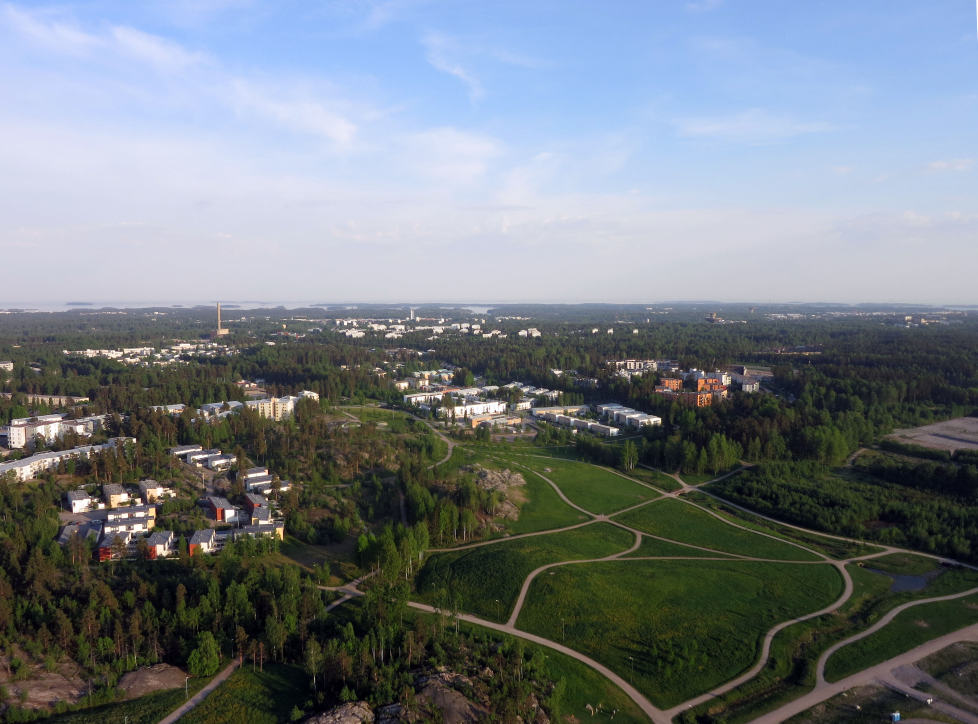
#> input picture exifparser/test0.jpg, 3910 x 2896 px (shown at 1/4 size)
$ python -i hdr.py   (imports and definitions only)   (Python 2 division)   (older library calls are emulated)
#> lines starting #> are read from the running program, lines starting #| are printed output that depends on the picture
#> further down, picture is the input picture: shape (2896, 3910, 3); mean B, G, R 129.4, 123.3, 116
### qualipy/utils/utils.py
"""
Common utilities used in the library.
"""
from functools import wraps

import numpy


# Numba integration
# If Numba is installed, certain functions are automatically
# sped-up by Numba's JIT compilation.
try:
    import numba
    jit = numba.jit

except ImportError:

    def jit(func):
        return func


# [110 lines left out: functions file_cache, partition_matrix, normalize, flatten, scaled_prediction, clipping_percentage, not called in this run]

### qualipy/filters/hdr.py
"""Filter for detecting HDR images.

We focus on detecting images that have a very noticeable or bad
HDR effect. Several features based on experimentation are looked
for in images. As the objective of high-dynamic-range imaging is
to reproduce a greater dynamic range of luminance, we look at the
luminance of the image by extracting the Y channel of the image
converted into the XYZ color space. We also consider the chrominance
of the image (as luma is typically paired with chrominance) by
looking at the U and V channels of the image converted into the YUV
color space.

Additionally, we calculate the contrast of the image, as HDR images
often exhibit a lower amount of contrast than normal images
(broadening the tonal range comes at the expense of decreased
contrast). The contrast is calculated with the root mean squared
contrast formula. The final feature is the amount of edges present
in comparison to the size of the image, calculated using a Laplacian
edge detector. HDR images usually have a higher amount of edges
present than their normal counterparts.

Finally, these features are fed into a support vector machine, which
has by default been trained with 200 non-HDR and 200 HDR images
collected from various sources and labeled by hand.
"""

import cv2
import numpy

from ..utils.utils import *
from ..utils.image_utils import read_color_image
from .. import get_data

from svm_filter import SVMFilter


def histogram_features(hist, maximum, step):
    """Extract features from a histogram, namely the mean,
    max and maximum difference at certain intervals.

    :param hist: a histogram representing a color channel
    :type hist: numpy.ndarray
    :param maximum: maximum value of the color channel
    :type maximum: int
    :param step: in how big steps should the histogram be sampled
    :type step: int
    """
    means, maxes, max_diffs = [], [], []

    for i in xrange(step, maximum, step):
        view = hist[i - step:i]
        means.append(numpy.mean(view))
        maxes.append(numpy.max(view))
        max_diffs.append(numpy.max(numpy.diff(view)))

    return numpy.array(means, dtype=numpy.float32), \
        numpy.array(maxes, dtype=numpy.float32), \
        numpy.array(max_diffs, dtype=numpy.float32)


def color_channel_feature(channel, maximum, step):
    """Calculate features from a color channel based on its histogram.

    :param channel: the color channel
    :type channel: numpy.ndarray
    :param maximum: maximum value of the color channel
    :type maximum: int
    :param step: in how big steps should the histogram be sampled
    :type step: int
    """
    hist = cv2.calcHist([channel.flatten()], [0], None, [maximum],
                        [0, maximum - 1]).T[0]

    features = tuple([normalize(feat) for feat in
                      histogram_features(hist, maximum, step)])
    return numpy.concatenate(features)


def RMS_contrast(luminance):
    """Calculates the RMS contrast of an image.
    See https://en.wikipedia.org/wiki/Contrast_%28vision%29#RMS_contrast

    :param luminance: matrix representing luminance of each image pixel
    :type luminance: numpy.ndarray
    :returns: numpy.ndarray
    """
    norm = numpy.array(luminance, dtype=numpy.float32).flatten() / 255.
    intensities = (numpy.sum(norm) / norm.size - norm) ** 2
    return numpy.sum(intensities) / norm.size


def contrast(luminance):
    """Calculates the contrast in parts of an image.

    :param luminance: matrix representing luminance of each image pixel
    :type luminance: numpy.ndarray
    :returns: numpy.ndarray
    """
    parts = partition_matrix(luminance, 16)
    return numpy.array([RMS_contrast(part) for part in parts],
                       dtype=numpy.float32)


def edge_ratio(obj):
    """Calculates the ratio of amount of edges in the image to the size
    of the image
    """
    return numpy.count_nonzero(obj) / float(obj.size)


def edges(gray):
    """Calculate ratio of edges present in parts of an image.

    :param gray: grayscale image matrix
    :type gray: numpy.ndarray
    :returns: numpy.ndarray
    """
    # Laplacian edge detector
    gray_lap = cv2.Laplacian(gray, cv2.CV_16S, ksize=3)
    edges = cv2.convertScaleAbs(gray_lap)
    parts = partition_matrix(edges, 16)

    return numpy.array([edge_ratio(part) for part in parts],
                       dtype=numpy.float32)


def get_input_vector(image):
    """Get input vector for use in SVM.

    :param image: the color image matrix
    :type img: numpy.ndarray
    :returns: numpy.ndarray -- the input vector
    """
    XYZ = cv2.cvtColor(image, cv2.COLOR_BGR2XYZ)
#> XYZ: shape (2896, 3910, 3); mean of channels 0, 1, 2 115.3, 122.2, 138
    YUV = cv2.cvtColor(image, cv2.COLOR_BGR2YUV)
#> YUV: shape (2896, 3910, 3); mean of channels 0, 1, 2 121.8, 131.7, 122.8
    gray = cv2.cvtColor(image, cv2.COLOR_BGR2GRAY)
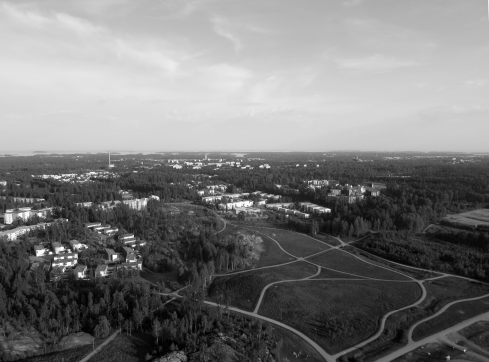
#> gray: shape (2896, 3910) (shown at 1/8 size); min 0, max 255, mean 121.8

    X, Y, Z = cv2.split(XYZ)
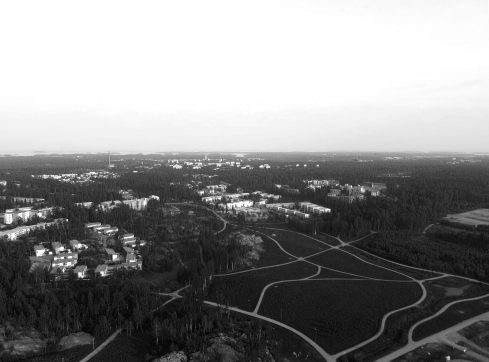
#> Z: shape (2896, 3910) (shown at 1/8 size); min 0, max 255, mean 138
    y, u, v = cv2.split(YUV)
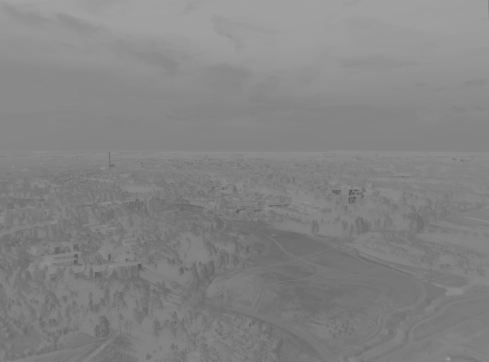
#> u: shape (2896, 3910) (shown at 1/8 size); min 81, max 163, mean 131.7
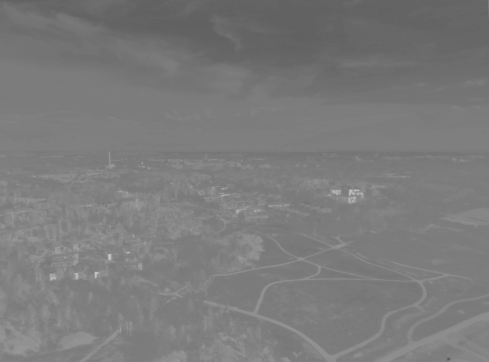
#> v: shape (2896, 3910) (shown at 1/8 size); min 84, max 208, mean 122.8

    histY = color_channel_feature(Y, 256, 16)
#> in color_channel_feature, `hist = cv2.calcHist([channel.flatten()], [0], None, [maximum], [0, max..`: hist = 256 values, max 250793 at index 214, min 0 at index 255, mean 44218.7
#> after the loop in histogram_features, `for i in xrange(step, maximum, step):`: max_diffs = [9021, 3875, 3541, -372, -1586, -184, 58, -153, 234, 241, 7903, 18731, 22967, 83060, 2821]; maxes = [37065, 70848, 101970, 100367, 76595, 42371, 24282, 19513, 9782, 4896, 14834, 89306, 119940, 250793, 79940]; means = [22086.9, 52540.2, 92903.9, 89800.6, 61002.3, 31747.8, 22649, 14507.2, 6196.7, 4364.6, 5290.4, 55675.5, 89502.2, 133455.8, 23564.1]
#> in normalize, `arr_min, arr_max = numpy.min(arr), numpy.max(arr)`: arr_min = 4364.6; arr_max = 133455.8
#> histY = 45 values, max 1 at index 13, min 0 at index 9, mean 0.243
    histy = color_channel_feature(y, 256, 16)
#> histy = 45 values, max 1 at index 13, min 0 at index 9, mean 0.24
    histu = color_channel_feature(u, 240, 15)
#> histu = 45 values, max 1 at index 8, min 0 at index 0, mean 0.179
    histv = color_channel_feature(v, 240, 15)
#> histv = 45 values, max 1 at index 8, min 0 at index 0, mean 0.103

    cont = contrast(Y)
#> after the loop in partition_matrix, `for y in xrange(0, y_stride * n, y_stride):`: partitions = 257 items
#> cont = 257 values, max 0.0926 at index 0, min 2.44e-05 at index 96, mean 0.00965
    edge = edges(gray)
#> in edges, `gray_lap = cv2.Laplacian(gray, cv2.CV_16S, ksize=3)`:
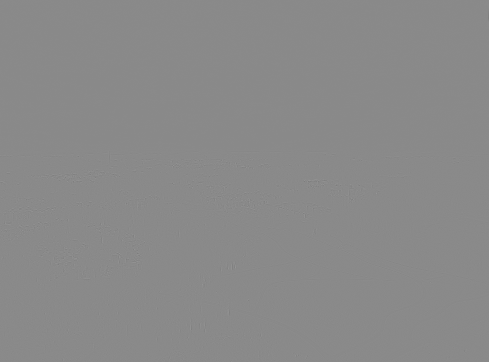
#> gray_lap: shape (2896, 3910) int16 (shown at 1/8 size); min -986, max 836, mean 0; drawn with min black and max white
#> in edges, `edges = cv2.convertScaleAbs(gray_lap)`:
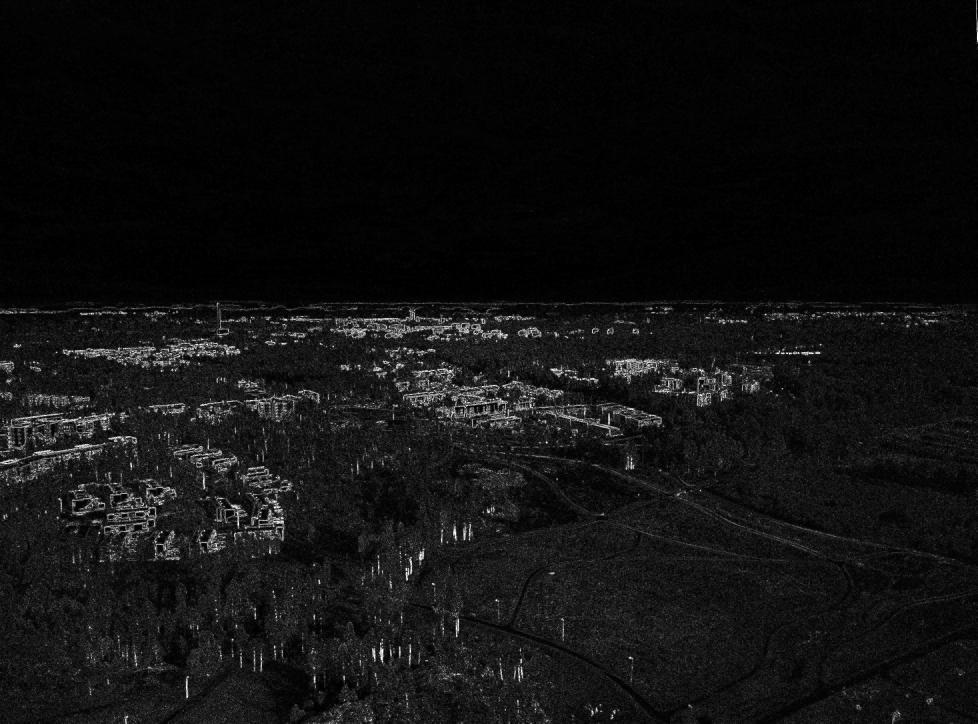
#> edges: shape (2896, 3910) (shown at 1/4 size); min 0, max 255, mean 17.2
#> in edges, `parts = partition_matrix(edges, 16)`: parts = 257 items
#> edge = 257 values, max 0.981 at index 120, min 0.342 at index 84, mean 0.775

    return numpy.concatenate((histY, histy, histu, histv,
                              cont, edge)).astype(numpy.float32)


# [62 lines that did not run here, left out]

>>> import cv2
>>> picture = cv2.imread('../../exifparser/test0.jpg')
>>> result = get_input_vector(picture)
#> result = 694 values, max 1 at index 13, min 0 at index 9, mean 0.34

$ run again, on exifparser/test1.jpg
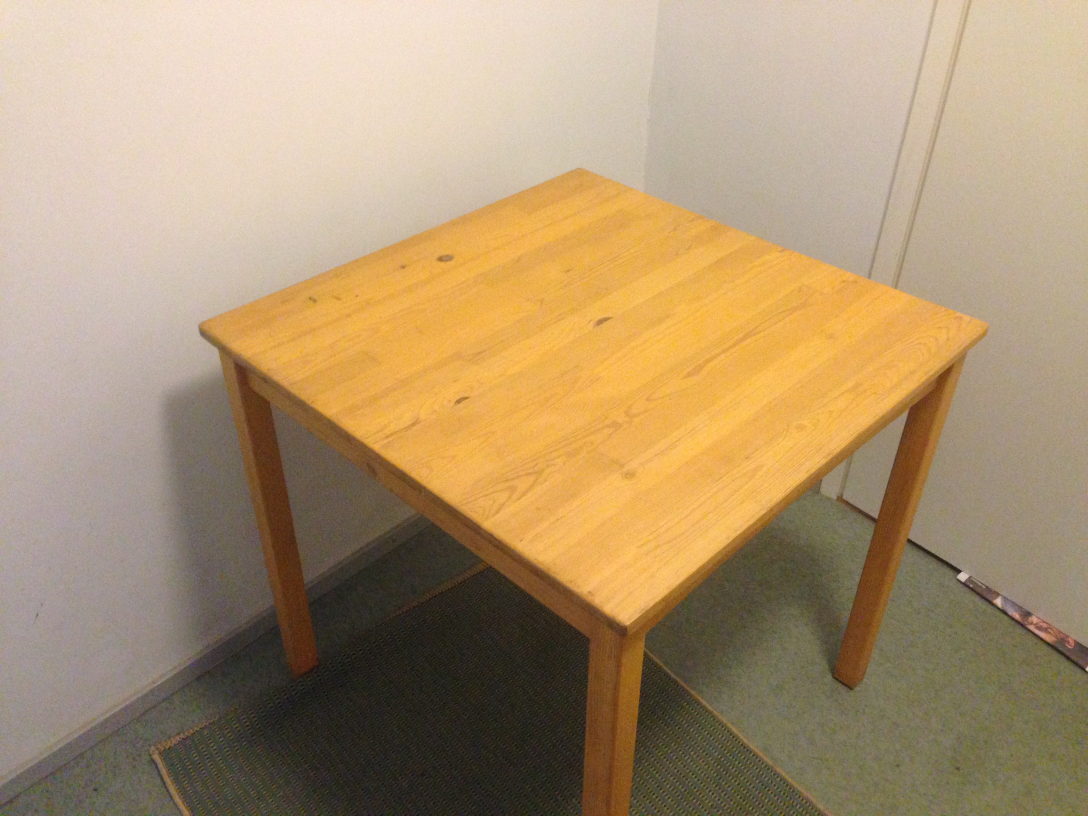
#> input picture exifparser/test1.jpg, 3264 x 2448 px (shown at 1/3 size)
#> picture is the input picture: shape (2448, 3264, 3); mean B, G, R 113.8, 147.7, 171.9
#> XYZ: shape (2448, 3264, 3); mean of channels 0, 1, 2 144.2, 150.4, 129
#> YUV: shape (2448, 3264, 3); mean of channels 0, 1, 2 151, 109.8, 146.2
#> in get_input_vector, `y, u, v = cv2.split(YUV)`:
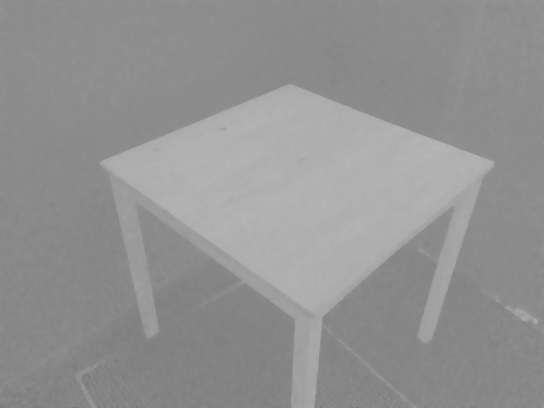
#> v: shape (2448, 3264) (shown at 1/6 size); min 103, max 183, mean 146.2
#> hist = 256 values, max 117416 at index 183, min 0 at index 0, mean 31212
#> the loop in histogram_features, `for i in xrange(step, maximum, step):` made 15 passes
#> view on pass 1: [0, 0, 0, 0, 0, 0, 0, 0, 0, 0, 0, 2, 8, 19, 36, 94]
#> after the loop in histogram_features, `for i in xrange(step, maximum, step):`: max_diffs = [58, 4251, 4145, 343, 1636, 789, 3302, 804, 3083, 434, 6091, 6833, -1660, 1780, -86]; maxes = [94, 25570, 40596, 20473, 28166, 30979, 47020, 48997, 32473, 32668, 78699, 117416, 87322, 54491, 48921]; means = [9.94, 7377.1, 32201.4, 15831.1, 22136.4, 29110.7, 31170.4, 28401.2, 19017.6, 28361.4, 46884.5, 105245.8, 67517.9, 48395.1, 17729.1]
#> arr_min = 9.94; arr_max = 105245.8
#> histY = 45 values, max 1 at index 11, min 0 at index 0, mean 0.385
#> the loop in histogram_features (call 2), `for i in xrange(step, maximum, step):` made 15 passes
#> view on pass 1: [0, 0, 0, 0, 0, 0, 0, 0, 0, 0, 0, 3, 7, 19, 35, 93]
#> histy = 45 values, max 1 at index 11, min 0 at index 0, mean 0.382
#> histu = 45 values, max 1 at index 7, min 0 at index 0, mean 0.122
#> histv = 45 values, max 1 at index 9, min 0 at index 0, mean 0.15
#> after the loop in partition_matrix, `for y in xrange(0, y_stride * n, y_stride):`: partitions = 257 items
#> cont = 257 values, max 0.0498 at index 0, min 0.000138 at index 5, mean 0.00284
#> in edges, `edges = cv2.convertScaleAbs(gray_lap)`:
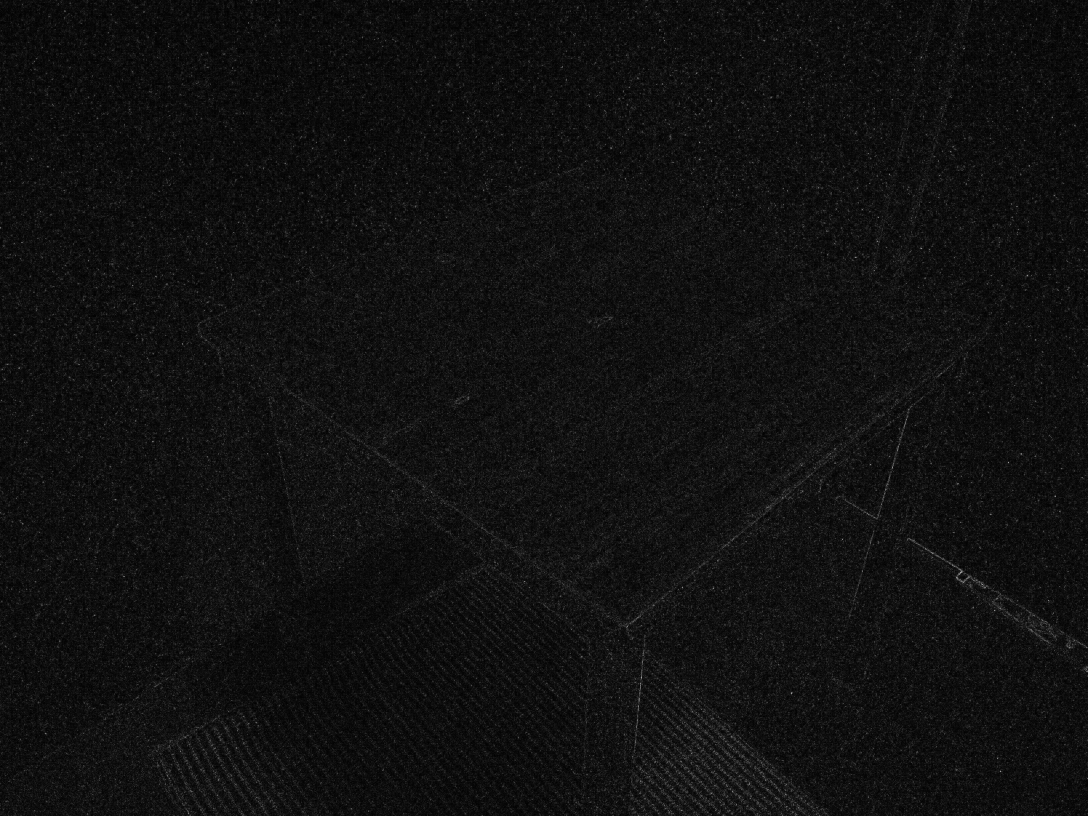
#> edges: shape (2448, 3264) (shown at 1/3 size); min 0, max 255, mean 16.4
#> in edges, `parts = partition_matrix(edges, 16)`: parts = 257 items
#> edge = 257 values, max 0.972 at index 235, min 0.933 at index 5, mean 0.954
#> result = 694 values, max 1 at index 11, min 0 at index 0, mean 0.421

$ run again, on exifparser/test2.jpg
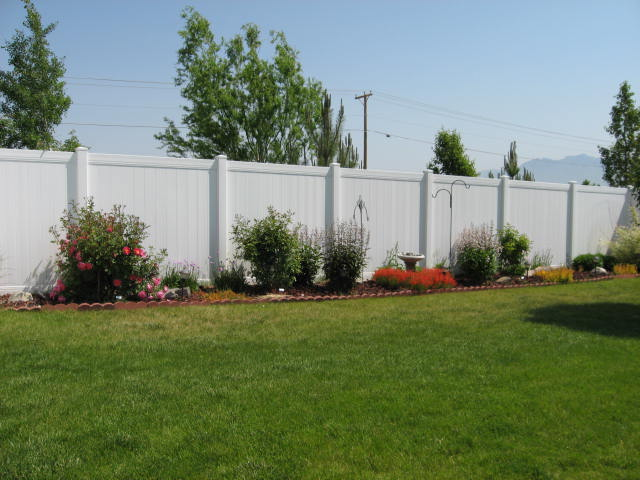
#> input picture exifparser/test2.jpg, 640 x 480 px
#> picture is the input picture: shape (480, 640, 3); mean B, G, R 108.1, 131.7, 117.3
#> XYZ: shape (480, 640, 3); mean of channels 0, 1, 2 114.9, 127, 120.6
#> YUV: shape (480, 640, 3); mean of channels 0, 1, 2 124.7, 119.8, 121.5
#> in get_input_vector, `y, u, v = cv2.split(YUV)`:
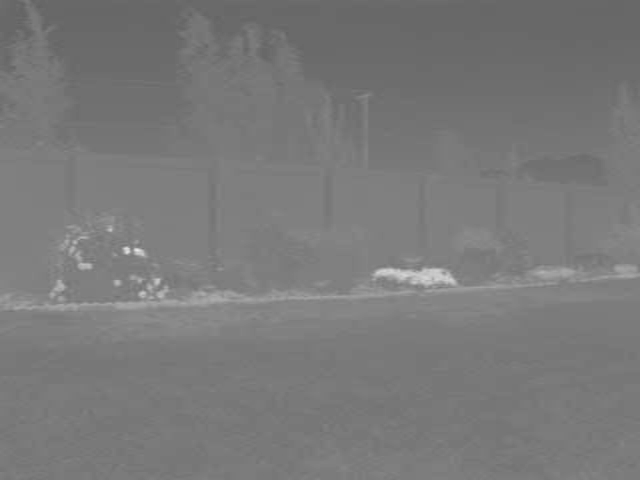
#> v: shape (480, 640); min 98, max 234, mean 121.5
#> hist = 256 values, max 4720 at index 194, min 0 at index 241, mean 1200
#> the loop in histogram_features, `for i in xrange(step, maximum, step):` made 15 passes
#> view on pass 15: [44, 58, 52, 20, 17, 10, 7, 5, 9, 6, 13, 3, 20, 1, 1, 1]
#> after the loop in histogram_features, `for i in xrange(step, maximum, step):`: max_diffs = [77, 69, 73, 102, 315, 197, 5, 6, 74, 103, 220, 553, 869, 80, 17]; maxes = [340, 667, 630, 1058, 3770, 4382, 2693, 1273, 574, 793, 1488, 3264, 4720, 1256, 58]; means = [130.1, 436.9, 562, 765.8, 2231.2, 3869.8, 1928.7, 836.6, 447.3, 458.9, 1208.1, 2321.2, 3594.7, 391.4, 16.69]
#> arr_min = 16.69; arr_max = 3869.8
#> histY = 45 values, max 1 at index 5, min 0 at index 14, mean 0.303
#> the loop in histogram_features (call 2), `for i in xrange(step, maximum, step):` made 15 passes
#> view on pass 15: [63, 50, 21, 25, 10, 10, 8, 6, 8, 6, 13, 11, 10, 2, 1, 1]
#> histy = 45 values, max 1 at index 12, min 0 at index 14, mean 0.329
#> histu = 45 values, max 1 at index 6, min 0 at index 0, mean 0.18
#> histv = 45 values, max 1 at index 8, min 0 at index 0, mean 0.121
#> after the loop in partition_matrix, `for y in xrange(0, y_stride * n, y_stride):`: partitions = 257 items
#> cont = 257 values, max 0.0721 at index 92, min 1.58e-05 at index 62, mean 0.0108
#> in edges, `edges = cv2.convertScaleAbs(gray_lap)`:
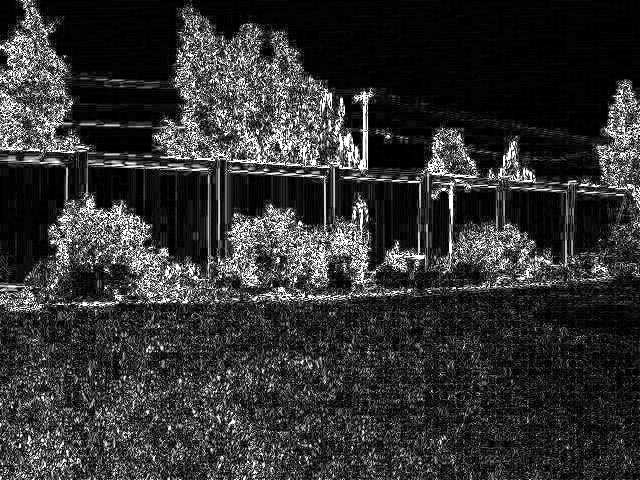
#> edges: shape (480, 640); min 0, max 255, mean 50.4
#> in edges, `parts = partition_matrix(edges, 16)`: parts = 257 items
#> edge = 257 values, max 0.998 at index 56, min 0.349 at index 62, mean 0.894
#> result = 694 values, max 1 at index 5, min 0 at index 14, mean 0.395
